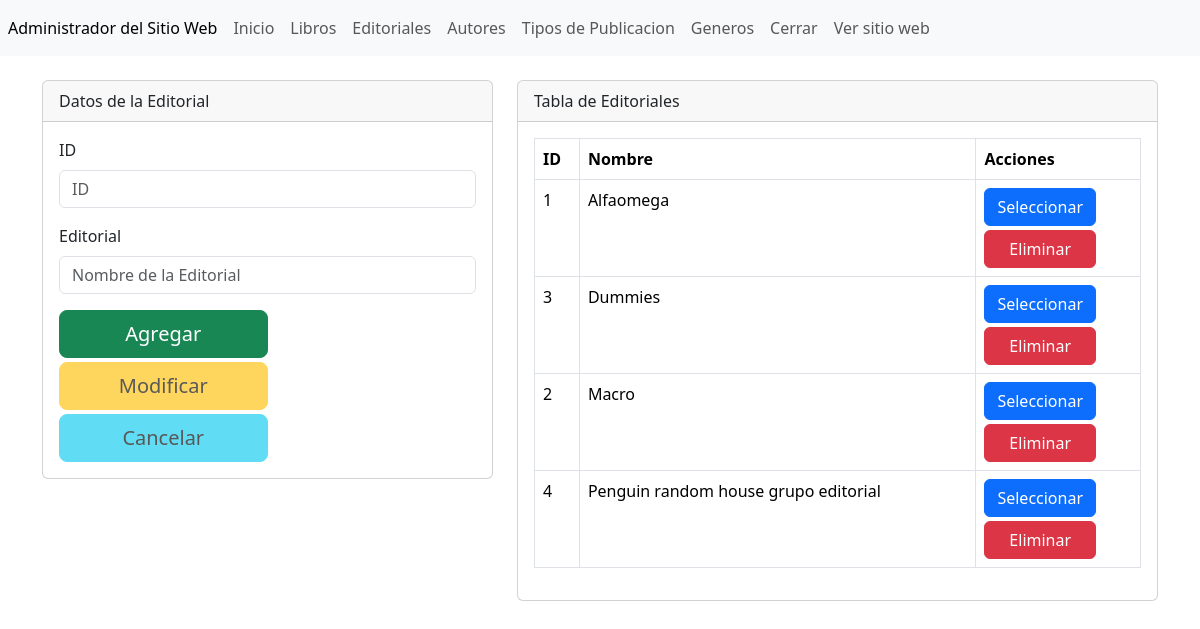
Page /administrador/seccion/editoriales.php (signed in) on the earlier database version.
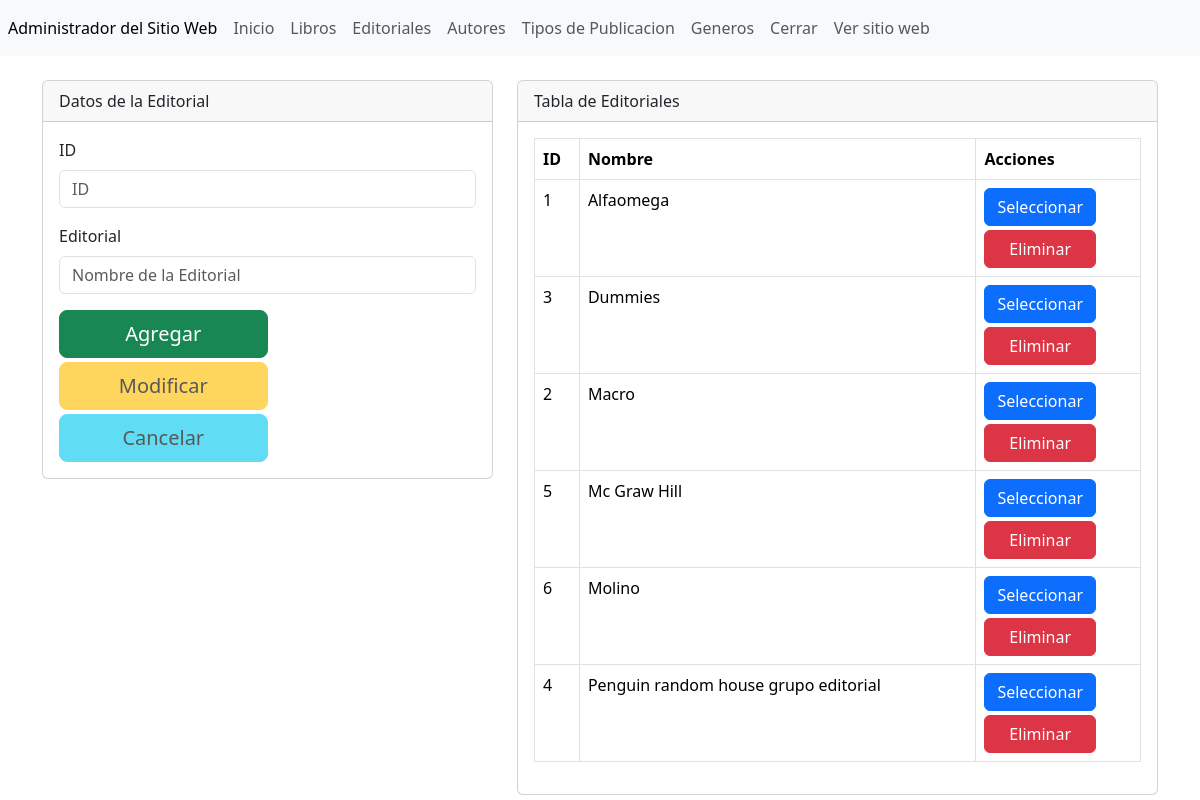
Same page on the later database version.
### tables this page shows
CREATE TABLE IF NOT EXISTS `editorial` (
  `id` int(11) NOT NULL AUTO_INCREMENT,
  `nombreEditorial` varchar(500) NOT NULL,
  PRIMARY KEY (`id`),
  UNIQUE KEY `nombreEditorial` (`nombreEditorial`)
);

### administrador/seccion/editoriales.php (the view, shortened to what this page needs)
<?php include ('../template/cabecera.php'); ?>
<?php
$txtID = (isset($_POST['txtID'])) ? $_POST['txtID'] : "";
$txtNombre = (isset($_POST['txtNombre'])) ? $_POST['txtNombre'] : "";
$accion = (isset($_POST['accion'])) ? $_POST['accion'] : "";
include ('../config/bd.php');
$sentenciaSQL = $conexion->prepare("SELECT * FROM editorial ORDER BY nombreEditorial");
$sentenciaSQL->execute();
$listaEditoriales = $sentenciaSQL->fetchAll(PDO::FETCH_ASSOC);
?>
<div class="col-md-5">
    <div class="card">
        <div class="card-header">Datos de la Editorial</div>
        <div class="card-body">
            <form action="" method="post">
                <div class="mb-3">
                    <label for="exampleFormControlInput1" class="form-label">ID</label>
                    <input type="text" required readonly class="form-control" name="txtID" id="txtID" placeholder="ID"
                        value="<?php echo $txtID; ?>">
                </div>
                <div class="mb-3">
                    <label for="exampleFormControlInput1" class="form-label">Editorial</label>
                    <input type="text" required class="form-control" name="txtNombre" id="txtNombre"
                        value="<?php echo $txtNombre; ?>" placeholder="Nombre de la Editorial">
                </div>
                <div class="d-grid gap-1 col-6">
                    <button class="btn btn-success btn-lg" <?php echo ($accion == "Seleccionar") ? "disabled" : "" ?>
                        name="accion" value="Agregar" type="submit">Agregar</button>
                    <button class="btn btn-warning btn-lg" <?php echo ($accion != "Seleccionar") ? "disabled" : "" ?>
                        name="accion" value="Modificar" type="submit">Modificar</button>
                    <button class="btn btn-info btn-lg" <?php echo ($accion != "Seleccionar") ? "disabled" : "" ?> name="accion"
                        value="Cancelar" type="submit">Cancelar</button>
                </div>
            </form>
        </div>
    </div>
    <br />
</div>
<div class="col-md-7">
    <div class="card">
        <div class="card-header">Tabla de Editoriales</div>
        <div class="card-body">
            <div class="table-responsive">
                <table class="table table-bordered">
                    <thead>
                        <tr>
                            <th scope="col">ID</th>
                            <th scope="col">Nombre</th>
                            <th scope="col">Acciones</th>
                        </tr>
                    </thead>
                    <tbody>
                        <?php foreach ($listaEditoriales as $editoriales) { ?>
                            <tr>
                                <td><?php echo $editoriales['id'] ?></td>
                                <td><?php echo $editoriales['nombreEditorial'] ?></td>
                                <td>
                                    <form method="post">
                                        <div class="d-grid gap-1 col-4" role="group" aria-label="Button group name">
                                            <input type="submit" name="accion" value="Seleccionar"
                                                class="btn btn-primary" />
                                            <input type="submit" name="accion" value="Eliminar" class="btn btn-danger" />
                                        </div>
                                    </form>
                                </td>
                            </tr>
                        <?php } ?>
                    </tbody>
                </table>
            </div>
        </div>
    </div>
</div>
<?php include ('../template/pie.php'); ?>

Differences in the rows shown:
added editorial: id "5", nombreEditorial "Mc Graw Hill"
added editorial: id "6", nombreEditorial "Molino"
